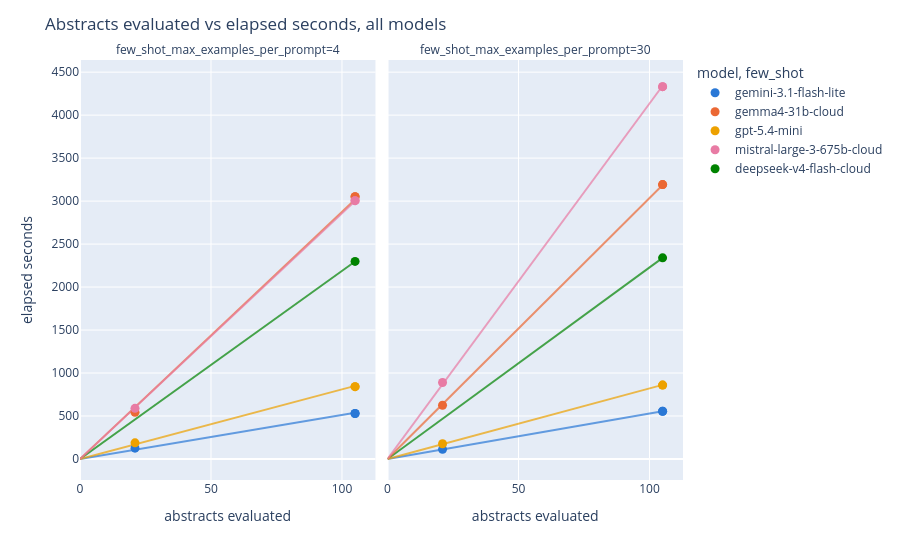

Source (notebook cell):
### Code cell
def build_fit_line_df(fit_df, timing_df, group_cols):
    rows = []
    for _, fit_row in fit_df.iterrows():
        mask = pd.Series(True, index=timing_df.index)
        for col in group_cols:
            mask &= timing_df[col] == fit_row[col]
        x_max = timing_df.loc[mask, "num_abstracts"].max()
        for num_abstracts in (0, x_max):
            rows.append({
                **{col: fit_row[col] for col in group_cols},
                "num_abstracts": num_abstracts,
                "elapsed_seconds": fit_row["s_per_abstract_fit"] * num_abstracts,
            })
    return pd.DataFrame(rows)


fit_line_df = build_fit_line_df(fit_df, timing_df, GROUP_COLS)

model_color_map = dict(zip(MODELS_TO_INCLUDE, CATEGORICAL_COLORS))
few_shot_col = "few_shot_max_examples_per_prompt" if few_shot_available_for_all_runs else None
few_shot_values = sorted(fit_df[few_shot_col].unique()) if few_shot_col else []
symbol_map = {value: FEW_SHOT_SYMBOLS[i % len(FEW_SHOT_SYMBOLS)] for i, value in enumerate(few_shot_values)}
dash_map = {value: FEW_SHOT_DASHES[i % len(FEW_SHOT_DASHES)] for i, value in enumerate(few_shot_values)}

category_orders = {"stage": sorted(timing_df["stage"].unique())}

# timing_df = timing_df[timing_df["stage"] == STAGE_TO_PLOT]

if few_shot_col:
    category_orders[few_shot_col] = few_shot_values

scatter_fig = px.scatter(
    timing_df,
    x="num_abstracts",
    y="elapsed_seconds",
    color="model",
    # symbol=few_shot_col,
    facet_col=few_shot_col,
    color_discrete_map=model_color_map,
    symbol_map=symbol_map,
    category_orders=category_orders,
    labels={"num_abstracts": "abstracts evaluated", "elapsed_seconds": "elapsed seconds"},
)
scatter_fig.update_traces(marker_size=9)

line_fig = px.line(
    fit_line_df,
    x="num_abstracts",
    y="elapsed_seconds",
    color="model",
    # line_dash=few_shot_col,
    facet_col=few_shot_col,
    color_discrete_map=model_color_map,
    line_dash_map=dash_map,
    category_orders=category_orders,
)
line_fig.update_traces(showlegend=False, opacity=0.7)

fig = go.Figure(data=line_fig.data + scatter_fig.data, layout=scatter_fig.layout)
fig.update_layout(
    title="Abstracts evaluated vs elapsed seconds, all models",
    legend_title="model, few_shot" if few_shot_col else "model",
)
fig.show()

### Figure 1 — Plotly figure (JSON) as saved in the notebook; plotly's stock layout.template omitted (floating-point values rounded to 4 significant figures)
{"data": [{"hovertemplate": "model=deepseek-v4-flash-cloud<br>few_shot_max_examples_per_prompt=4<br>num_abstracts=%{x}<br>elapsed_seconds=%{y}<extra></extra>", "legendgroup": "deepseek-v4-flash-cloud", "line": {"color": "#008300", "dash": "solid"}, "marker": {"symbol": "circle"}, "mode": "lines", "name": "deepseek-v4-flash-cloud", "opacity": 0.7, "orientation": "v", "showlegend": false, "type": "scatter", "x": [0, 105], "xaxis": "x", "y": [0.0, 2298.0], "yaxis": "y"}, {"hovertemplate": "model=gemini-3.1-flash-lite<br>few_shot_max_examples_per_prompt=4<br>num_abstracts=%{x}<br>elapsed_seconds=%{y}<extra></extra>", "legendgroup": "gemini-3.1-flash-lite", "line": {"color": "#2a78d6", "dash": "solid"}, "marker": {"symbol": "circle"}, "mode": "lines", "name": "gemini-3.1-flash-lite", "opacity": 0.7, "orientation": "v", "showlegend": false, "type": "scatter", "x": [0, 105], "xaxis": "x", "y": [0.0, 538.2], "yaxis": "y"}, {"hovertemplate": "model=gemma4-31b-cloud<br>few_shot_max_examples_per_prompt=4<br>num_abstracts=%{x}<br>elapsed_seconds=%{y}<extra></extra>", "legendgroup": "gemma4-31b-cloud", "line": {"color": "#eb6834", "dash": "solid"}, "marker": {"symbol": "circle"}, "mode": "lines", "name": "gemma4-31b-cloud", "opacity": 0.7, "orientation": "v", "showlegend": false, "type": "scatter", "x": [0, 105], "xaxis": "x", "y": [0.0, 3019.0], "yaxis": "y"}, {"hovertemplate": "model=gpt-5.4-mini<br>few_shot_max_examples_per_prompt=4<br>num_abstracts=%{x}<br>elapsed_seconds=%{y}<extra></extra>", "legendgroup": "gpt-5.4-mini", "line": {"color": "#eda100", "dash": "solid"}, "marker": {"symbol": "circle"}, "mode": "lines", "name": "gpt-5.4-mini", "opacity": 0.7, "orientation": "v", "showlegend": false, "type": "scatter", "x": [0, 105], "xaxis": "x", "y": [0.0, 850.6], "yaxis": "y"}, {"hovertemplate": "model=mistral-large-3-675b-cloud<br>few_shot_max_examples_per_prompt=4<br>num_abstracts=%{x}<br>elapsed_seconds=%{y}<extra></extra>", "legendgroup": "mistral-large-3-675b-cloud", "line": {"color": "#e87ba4", "dash": "solid"}, "marker": {"symbol": "circle"}, "mode": "lines", "name": "mistral-large-3-675b-cloud", "opacity": 0.7, "orientation": "v", "showlegend": false, "type": "scatter", "x": [0, 105], "xaxis": "x", "y": [0.0, 3000.0], "yaxis": "y"}, {"hovertemplate": "model=deepseek-v4-flash-cloud<br>few_shot_max_examples_per_prompt=30<br>num_abstracts=%{x}<br>elapsed_seconds=%{y}<extra></extra>", "legendgroup": "deepseek-v4-flash-cloud", "line": {"color": "#008300", "dash": "solid"}, "marker": {"symbol": "circle"}, "mode": "lines", "name": "deepseek-v4-flash-cloud", "opacity": 0.7, "orientation": "v", "showlegend": false, "type": "scatter", "x": [0, 105], "xaxis": "x2", "y": [0.0, 2340.0], "yaxis": "y2"}, {"hovertemplate": "model=gemini-3.1-flash-lite<br>few_shot_max_examples_per_prompt=30<br>num_abstracts=%{x}<br>elapsed_seconds=%{y}<extra></extra>", "legendgroup": "gemini-3.1-flash-lite", "line": {"color": "#2a78d6", "dash": "solid"}, "marker": {"symbol": "circle"}, "mode": "lines", "name": "gemini-3.1-flash-lite", "opacity": 0.7, "orientation": "v", "showlegend": false, "type": "scatter", "x": [0, 105], "xaxis": "x2", "y": [0.0, 555.9], "yaxis": "y2"}, {"hovertemplate": "model=gemma4-31b-cloud<br>few_shot_max_examples_per_prompt=30<br>num_abstracts=%{x}<br>elapsed_seconds=%{y}<extra></extra>", "legendgroup": "gemma4-31b-cloud", "line": {"color": "#eb6834", "dash": "solid"}, "marker": {"symbol": "circle"}, "mode": "lines", "name": "gemma4-31b-cloud", "opacity": 0.7, "orientation": "v", "showlegend": false, "type": "scatter", "x": [0, 105], "xaxis": "x2", "y": [0.0, 3186.0], "yaxis": "y2"}, {"hovertemplate": "model=gpt-5.4-mini<br>few_shot_max_examples_per_prompt=30<br>num_abstracts=%{x}<br>elapsed_seconds=%{y}<extra></extra>", "legendgroup": "gpt-5.4-mini", "line": {"color": "#eda100", "dash": "solid"}, "marker": {"symbol": "circle"}, "mode": "lines", "name": "gpt-5.4-mini", "opacity": 0.7, "orientation": "v", "showlegend": false, "type": "scatter", "x": [0, 105], "xaxis": "x2", "y": [0.0, 862.1], "yaxis": "y2"}, {"hovertemplate": "model=mistral-large-3-675b-cloud<br>few_shot_max_examples_per_prompt=30<br>num_abstracts=%{x}<br>elapsed_seconds=%{y}<extra></extra>", "legendgroup": "mistral-large-3-675b-cloud", "line": {"color": "#e87ba4", "dash": "solid"}, "marker": {"symbol": "circle"}, "mode": "lines", "name": "mistral-large-3-675b-cloud", "opacity": 0.7, "orientation": "v", "showlegend": false, "type": "scatter", "x": [0, 105], "xaxis": "x2", "y": [0.0, 4342.0], "yaxis": "y2"}, {"hovertemplate": "model=gemini-3.1-flash-lite<br>few_shot_max_examples_per_prompt=4<br>abstracts evaluated=%{x}<br>elapsed seconds=%{y}<extra></extra>", "legendgroup": "gemini-3.1-flash-lite", "marker": {"color": "#2a78d6", "size": 9, "symbol": "circle"}, "mode": "markers", "name": "gemini-3.1-flash-lite", "orientation": "v", "showlegend": true, "type": "scatter", "x": [21, 105, 105], "xaxis": "x", "y": [126.1, 528.9, 528.9], "yaxis": "y"}, {"hovertemplate": "model=gemma4-31b-cloud<br>few_shot_max_examples_per_prompt=4<br>abstracts evaluated=%{x}<br>elapsed seconds=%{y}<extra></extra>", "legendgroup": "gemma4-31b-cloud", "marker": {"color": "#eb6834", "size": 9, "symbol": "circle"}, "mode": "markers", "name": "gemma4-31b-cloud", "orientation": "v", "showlegend": true, "type": "scatter", "x": [21, 105, 105], "xaxis": "x", "y": [542.8, 3050.0, 3050.0], "yaxis": "y"}, {"hovertemplate": "model=gpt-5.4-mini<br>few_shot_max_examples_per_prompt=4<br>abstracts evaluated=%{x}<br>elapsed seconds=%{y}<extra></extra>", "legendgroup": "gpt-5.4-mini", "marker": {"color": "#eda100", "size": 9, "symbol": "circle"}, "mode": "markers", "name": "gpt-5.4-mini", "orientation": "v", "showlegend": true, "type": "scatter", "x": [21, 105, 105], "xaxis": "x", "y": [187.9, 841.7, 841.7], "yaxis": "y"}, {"hovertemplate": "model=mistral-large-3-675b-cloud<br>few_shot_max_examples_per_prompt=4<br>abstracts evaluated=%{x}<br>elapsed seconds=%{y}<extra></extra>", "legendgroup": "mistral-large-3-675b-cloud", "marker": {"color": "#e87ba4", "size": 9, "symbol": "circle"}, "mode": "markers", "name": "mistral-large-3-675b-cloud", "orientation": "v", "showlegend": true, "type": "scatter", "x": [21, 105, 105], "xaxis": "x", "y": [588.9, 3005.0, 3005.0], "yaxis": "y"}, {"hovertemplate": "model=deepseek-v4-flash-cloud<br>few_shot_max_examples_per_prompt=4<br>abstracts evaluated=%{x}<br>elapsed seconds=%{y}<extra></extra>", "legendgroup": "deepseek-v4-flash-cloud", "marker": {"color": "#008300", "size": 9, "symbol": "circle"}, "mode": "markers", "name": "deepseek-v4-flash-cloud", "orientation": "v", "showlegend": true, "type": "scatter", "x": [105], "xaxis": "x", "y": [2298.0], "yaxis": "y"}, {"hovertemplate": "model=gemini-3.1-flash-lite<br>few_shot_max_examples_per_prompt=30<br>abstracts evaluated=%{x}<br>elapsed seconds=%{y}<extra></extra>", "legendgroup": "gemini-3.1-flash-lite", "marker": {"color": "#2a78d6", "size": 9, "symbol": "circle"}, "mode": "markers", "name": "gemini-3.1-flash-lite", "orientation": "v", "showlegend": false, "type": "scatter", "x": [21, 105, 105], "xaxis": "x2", "y": [112.6, 555.1, 555.1], "yaxis": "y2"}, {"hovertemplate": "model=gemma4-31b-cloud<br>few_shot_max_examples_per_prompt=30<br>abstracts evaluated=%{x}<br>elapsed seconds=%{y}<extra></extra>", "legendgroup": "gemma4-31b-cloud", "marker": {"color": "#eb6834", "size": 9, "symbol": "circle"}, "mode": "markers", "name": "gemma4-31b-cloud", "orientation": "v", "showlegend": false, "type": "scatter", "x": [21, 105, 105], "xaxis": "x2", "y": [625.8, 3192.0, 3192.0], "yaxis": "y2"}, {"hovertemplate": "model=gpt-5.4-mini<br>few_shot_max_examples_per_prompt=30<br>abstracts evaluated=%{x}<br>elapsed seconds=%{y}<extra></extra>", "legendgroup": "gpt-5.4-mini", "marker": {"color": "#eda100", "size": 9, "symbol": "circle"}, "mode": "markers", "name": "gpt-5.4-mini", "orientation": "v", "showlegend": false, "type": "scatter", "x": [21, 105, 105], "xaxis": "x2", "y": [176.8, 859.9, 859.9], "yaxis": "y2"}, {"hovertemplate": "model=mistral-large-3-675b-cloud<br>few_shot_max_examples_per_prompt=30<br>abstracts evaluated=%{x}<br>elapsed seconds=%{y}<extra></extra>", "legendgroup": "mistral-large-3-675b-cloud", "marker": {"color": "#e87ba4", "size": 9, "symbol": "circle"}, "mode": "markers", "name": "mistral-large-3-675b-cloud", "orientation": "v", "showlegend": false, "type": "scatter", "x": [21, 105, 105], "xaxis": "x2", "y": [889.5, 4332.0, 4332.0], "yaxis": "y2"}, {"hovertemplate": "model=deepseek-v4-flash-cloud<br>few_shot_max_examples_per_prompt=30<br>abstracts evaluated=%{x}<br>elapsed seconds=%{y}<extra></extra>", "legendgroup": "deepseek-v4-flash-cloud", "marker": {"color": "#008300", "size": 9, "symbol": "circle"}, "mode": "markers", "name": "deepseek-v4-flash-cloud", "orientation": "v", "showlegend": false, "type": "scatter", "x": [105], "xaxis": "x2", "y": [2340.0], "yaxis": "y2"}], "layout": {"annotations": [{"showarrow": false, "text": "few_shot_max_examples_per_prompt=4", "x": 0.245, "xanchor": "center", "xref": "paper", "y": 1, "yanchor": "bottom", "yref": "paper"}, {"showarrow": false, "text": "few_shot_max_examples_per_prompt=30", "x": 0.755, "xanchor": "center", "xref": "paper", "y": 1, "yanchor": "bottom", "yref": "paper"}], "legend": {"title": {"text": "model, few_shot"}, "tracegroupgap": 0}, "margin": {"t": 60}, "title": {"text": "Abstracts evaluated vs elapsed seconds, all models"}, "xaxis": {"anchor": "y", "domain": [0, 0.49], "title": {"text": "abstracts evaluated"}}, "xaxis2": {"anchor": "y2", "domain": [0.51, 1], "matches": "x", "title": {"text": "abstracts evaluated"}}, "yaxis": {"anchor": "x", "domain": [0, 1], "title": {"text": "elapsed seconds"}}, "yaxis2": {"anchor": "x2", "domain": [0, 1], "matches": "y", "showticklabels": false}}}
